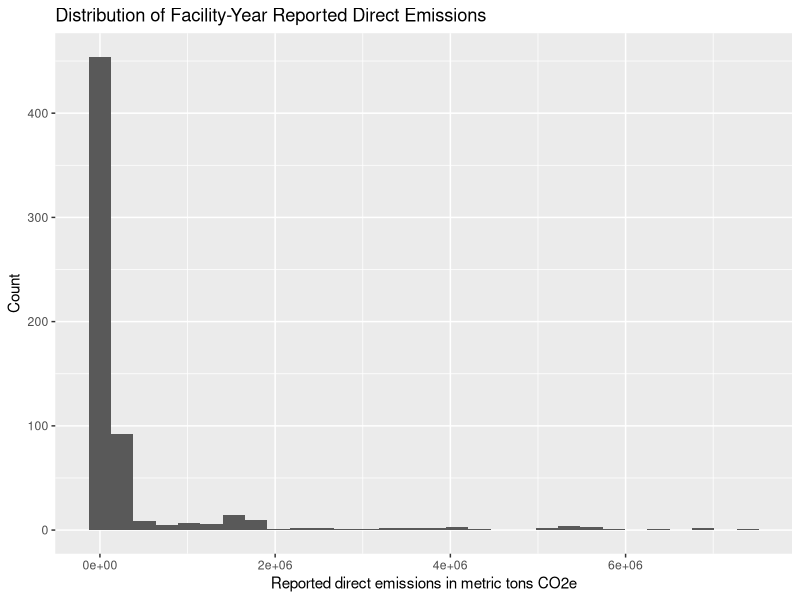
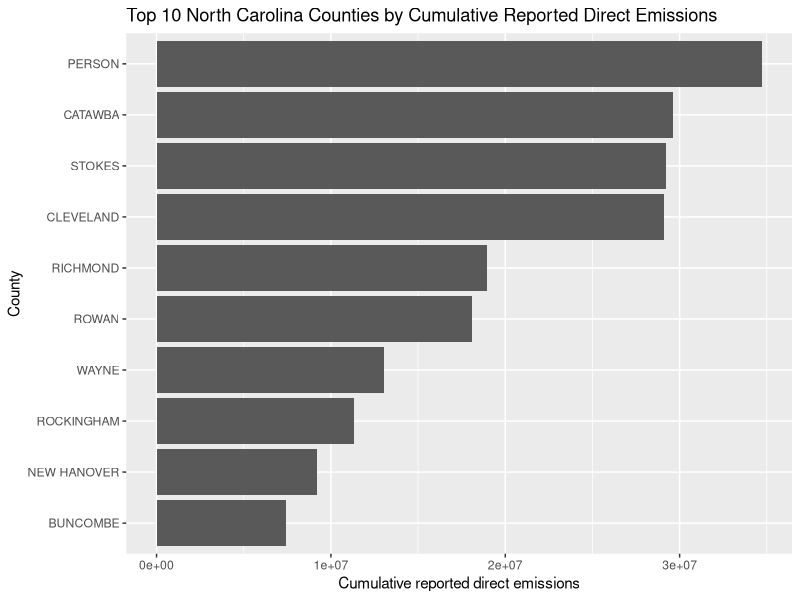
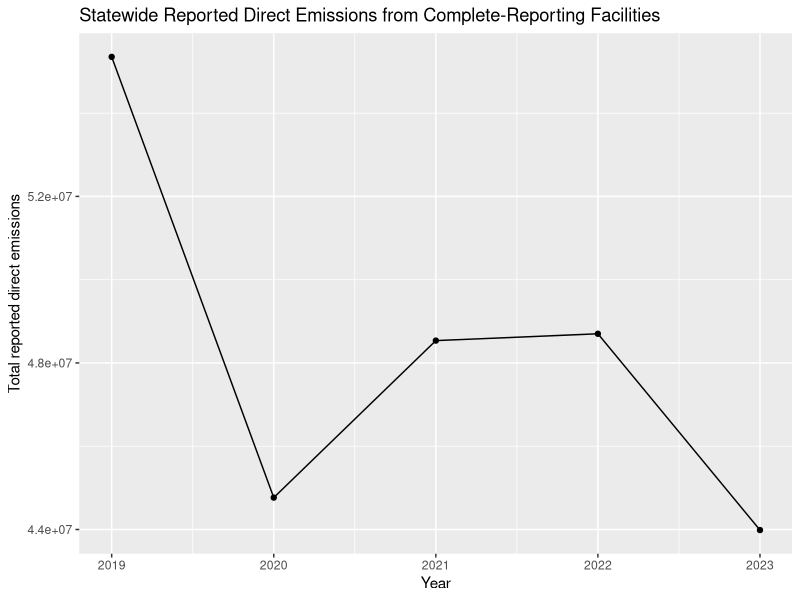

Write R code to recreate these figures, in order.
## ---- chunk 1
knitr::opts_chunk$set(
  echo = FALSE,
  warning = FALSE,
  message = FALSE
)
## ---- chunk 2
library(readr)
library(dplyr)
library(knitr)
library(here)
library(ggplot2)
library(scales)
## ---- chunk 3
raw_summary <- read_csv(here("data", "processed", "raw_summary.csv"), show_col_types = FALSE)
nc_wide <- read_csv(here("data", "processed", "nc_direct_emitters_wide.csv"), show_col_types = FALSE)
nc_long <- read_csv(here("data", "processed", "nc_direct_emitters_long.csv"), show_col_types = FALSE)
nc_long_complete <- read_csv(here("data", "processed", "nc_direct_emitters_long_complete.csv"), show_col_types = FALSE)
state_totals_complete <- read_csv(here("data", "processed", "state_totals_complete_facilities.csv"), show_col_types = FALSE)
## ---- chunk 4
county_totals <- nc_long %>%
  filter(!is.na(county_clean)) %>%
  group_by(county_clean) %>%
  summarise(
    cumulative_emissions_mtco2e = sum(emissions_mtco2e, na.rm = TRUE),
    .groups = "drop"
  ) %>%
  arrange(desc(cumulative_emissions_mtco2e))

top10_counties <- county_totals %>%
  slice_head(n = 10) %>%
  mutate(county_clean = factor(county_clean, levels = rev(county_clean)))
## ---- chunk 5
top5_share <- county_totals %>%
  slice_head(n = 5) %>%
  summarise(share = sum(cumulative_emissions_mtco2e) / sum(county_totals$cumulative_emissions_mtco2e)) %>%
  pull(share)

top10_share <- county_totals %>%
  slice_head(n = 10) %>%
  summarise(share = sum(cumulative_emissions_mtco2e) / sum(county_totals$cumulative_emissions_mtco2e)) %>%
  pull(share)

top5_counties <- county_totals %>%
  slice_head(n = 5)

em_2019 <- state_totals_complete %>%
  filter(year == 2019) %>%
  pull(total_emissions_mtco2e)

em_2023 <- state_totals_complete %>%
  filter(year == 2023) %>%
  pull(total_emissions_mtco2e)

state_pct_change <- (em_2023 - em_2019) / em_2019

concentration_table <- tibble(
  metric = c("Top 5 counties share", "Top 10 counties share"),
  value = c(top5_share, top10_share)
)

state_change_table <- tibble(
  metric = c("2019 total emissions", "2023 total emissions", "Percent change 2019 to 2023"),
  value = c(em_2019, em_2023, state_pct_change)
)
## ---- chunk 6
kable(raw_summary, caption = "Initial summary of the North Carolina facility dataset.")
## ---- chunk 7
ggplot(nc_long, aes(x = emissions_mtco2e)) +
  geom_histogram(bins = 30) +
  labs(
    title = "Distribution of Facility-Year Reported Direct Emissions",
    x = "Reported direct emissions in metric tons CO2e",
    y = "Count"
  )
## ---- chunk 8
ggplot(top10_counties, aes(x = county_clean, y = cumulative_emissions_mtco2e)) +
  geom_col() +
  labs(
    title = "Top 10 North Carolina Counties by Cumulative Reported Direct Emissions",
    x = "County",
    y = "Cumulative reported direct emissions"
  ) +
  coord_flip()
## ---- chunk 9
ggplot(state_totals_complete, aes(x = year, y = total_emissions_mtco2e)) +
  geom_line() +
  geom_point() +
  labs(
    title = "Statewide Reported Direct Emissions from Complete-Reporting Facilities",
    x = "Year",
    y = "Total reported direct emissions"
  )
## ---- chunk 10
knitr::kable(
  concentration_table,
  caption = "Shares of cumulative statewide emissions represented by the top counties."
)
## ---- chunk 11
knitr::kable(
  top5_counties,
  caption = "Top five North Carolina counties by cumulative reported direct emissions."
)
## ---- chunk 12
knitr::kable(
  state_change_table,
  caption = "Statewide emissions change based on complete-reporting facilities."
)
